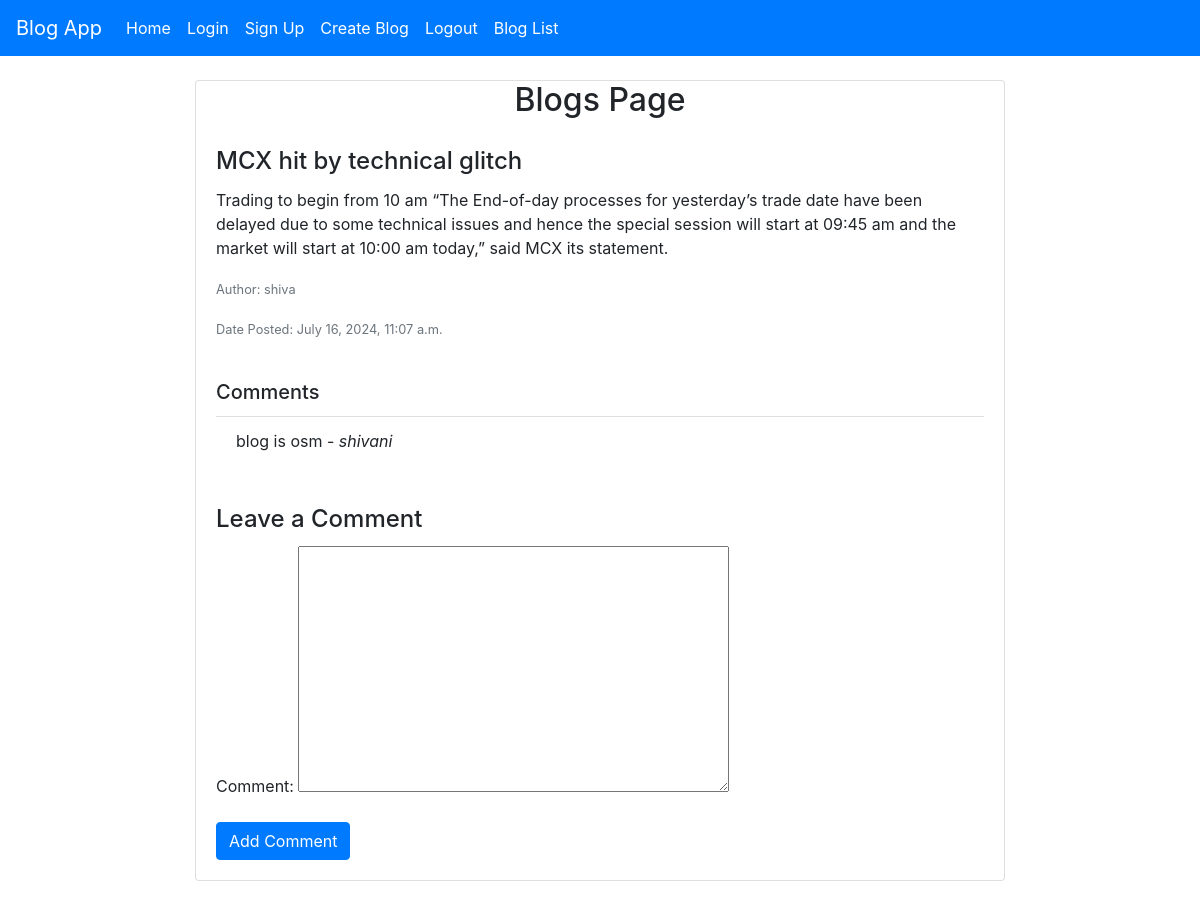
The page /blog/10/ on the database its author committed.
### app/models.py (models this page shows, shortened)
class Blog(models.Model):
    title=models.CharField(max_length=100)
    content=models.TextField()
    author = models.ForeignKey(User, on_delete=models.CASCADE)
    date_posted = models.DateTimeField(auto_now_add=True)

class Comment(models.Model):
    blog = models.ForeignKey(Blog, on_delete=models.CASCADE, related_name='comments')
    comment = models.TextField()
    author = models.ForeignKey(User, on_delete=models.CASCADE)

### app/views.py (the view)
# urls.py: path('blog/<int:blog_id>/', views.blog_detail, name='blog_detail'),
def blog_detail(request, blog_id):
    blog = get_object_or_404(Blog, id=blog_id)
    comments = blog.comments.all()  # Get all comments for this blog
    if request.method == 'POST':
        comment_form = CommentForm(request.POST)
        if comment_form.is_valid():
            new_comment = comment_form.save(commit=False)
            new_comment.blog = blog
            new_comment.author = request.user
            new_comment.save()
            messages.success(request, 'Your comment has been added ')
            return redirect('blog_detail', blog_id=blog.id)
    else:
        comment_form = CommentForm()
    return render(request, 'blog_detail.html', {
        'blog': blog,
        'comments': comments,
        'comment_form': comment_form
    })

### app/forms.py
class CommentForm(forms.ModelForm):
    class Meta:
        model=Comment
        fields=['comment']

### app/templates/blog_detail.html (shortened to what this page needs)
 {% extends "base.html" %}
{% block content %}
    <div class="container mt-3">
        <div  class="card mb-4 w-75 mx-auto shadow">
            <h2 class="text-center">Blogs Page</h2>
            <div class="card-body">
                <h4 class="card-title">{{ blog.title }}</h4>
                <p class="card-text">{{ blog.content }}</p>
                <p class="card-text"><small class="text-muted">Author: {{ blog.author.username }}</small></p>
                <p class="card-text"><small class="text-muted">Date Posted: {{ blog.date_posted }}</small></p>
            </div>
            <div class="card-body">
                <strong><h5 class="card-title">Comments</h5></strong>
                <ul class="list-group list-group-flush">
                    {% for comment in comments %}
                        <li class="list-group-item">
                            {{ comment.comment }} - <em>{{ comment.author.username }}</em> {{ comment.date_posted }}
                        </li>
                    {% endfor %}
                </ul>
            </div>
            <div class="card-body">
                <h4 class="card-title">Leave a Comment</h4>
                <form method="post">
                    {{ comment_form.as_p }}
                    <button type="submit" class="btn btn-primary">Add Comment</button>
                </form>
            </div>
        </div>
    </div>
    {% endblock content %}

### rows shown on the page
Blog: title "MCX hit by technical glitch", content "Trading to begin from 10 am “The End-of-day processes for yesterday’s trade date have been delayed due to some technical issues and hence the special session will start at 09:45 am and the market will start at 10:00 am today,” said MCX its statement.", author.username "shiva", date_posted "July 16, 2024, 11:07 a.m."
Comment: comment "blog is osm", author.username "shivani"
